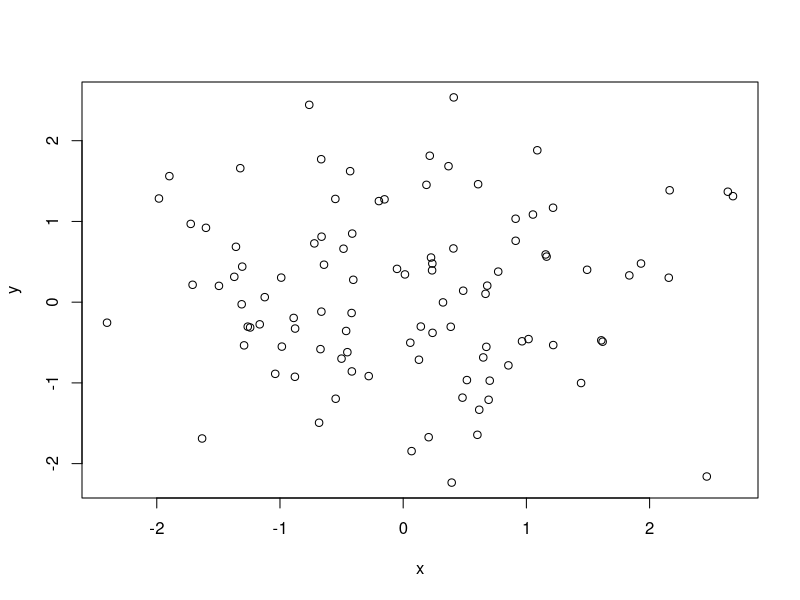
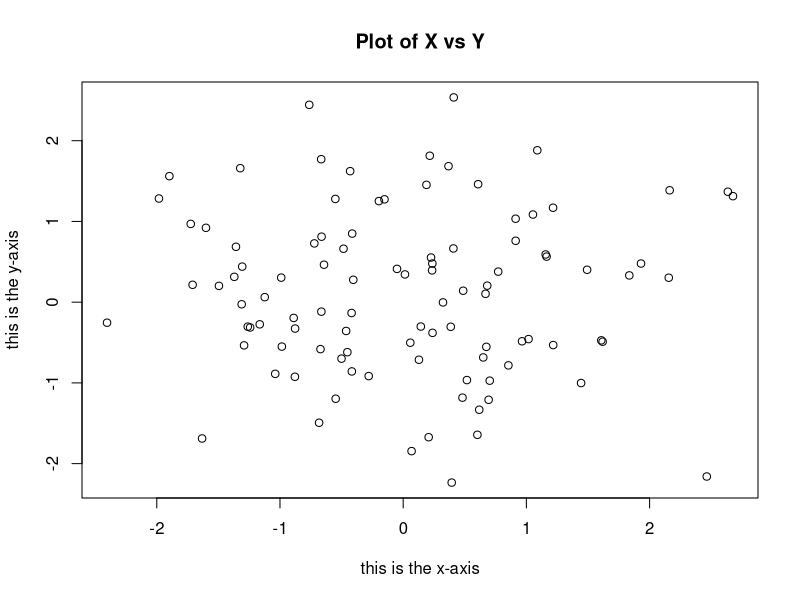
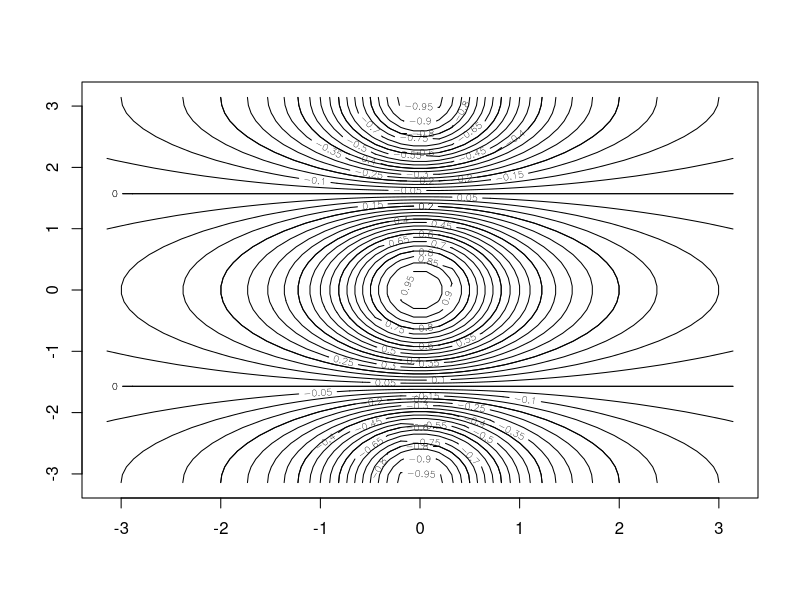
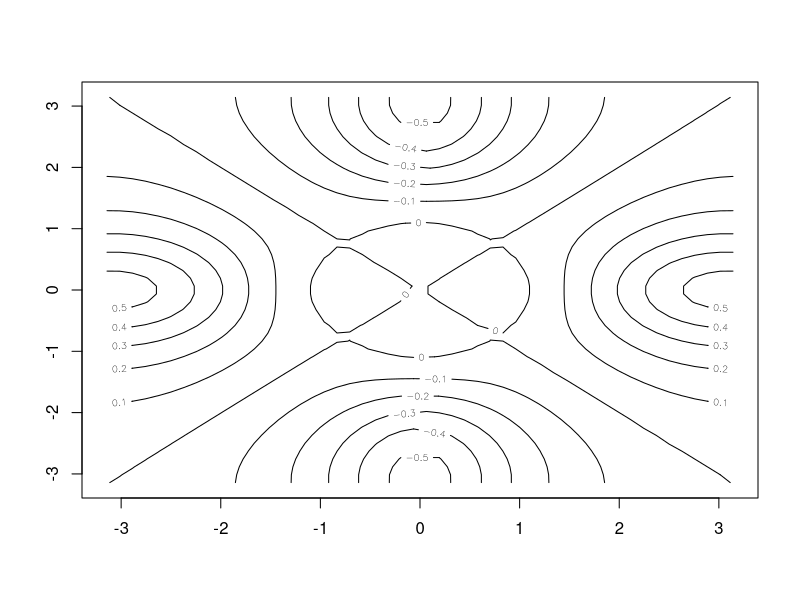
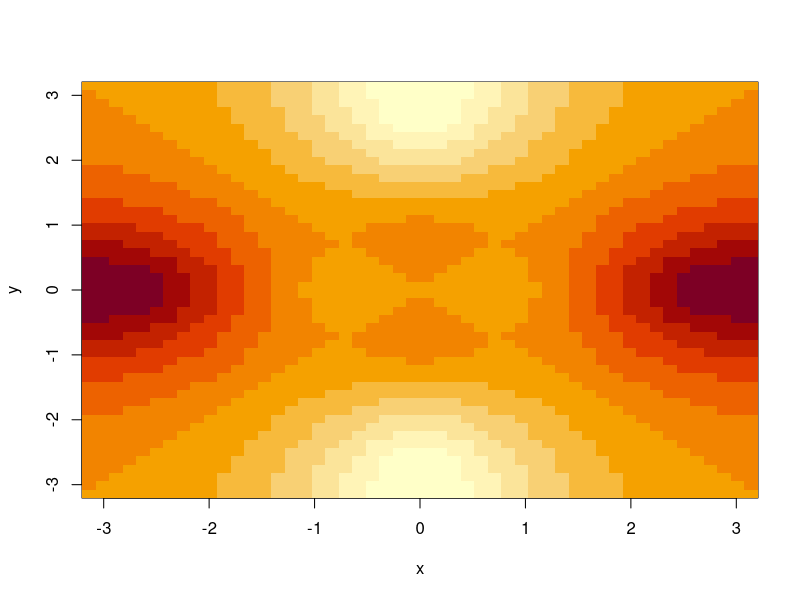
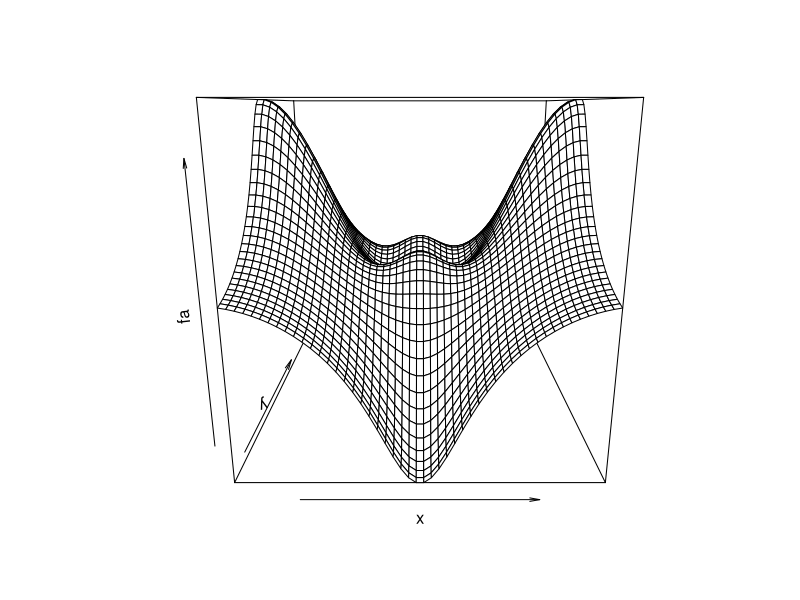
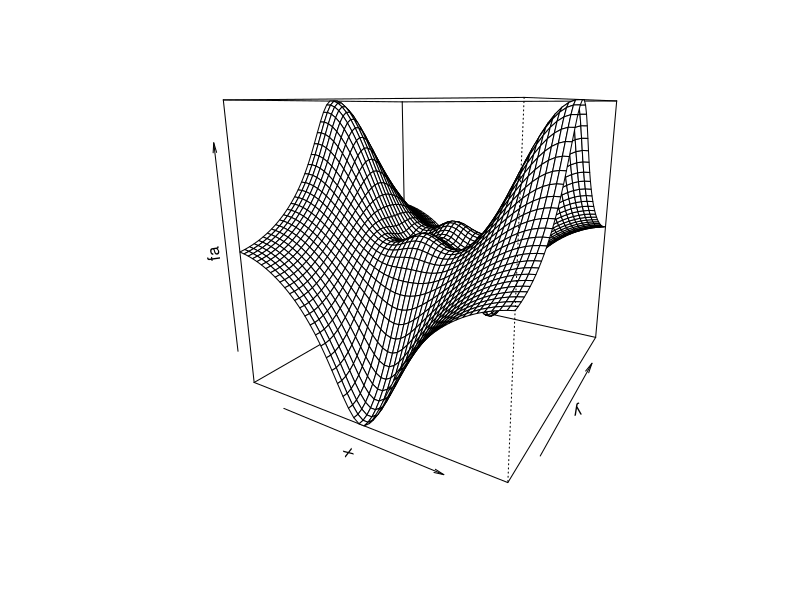
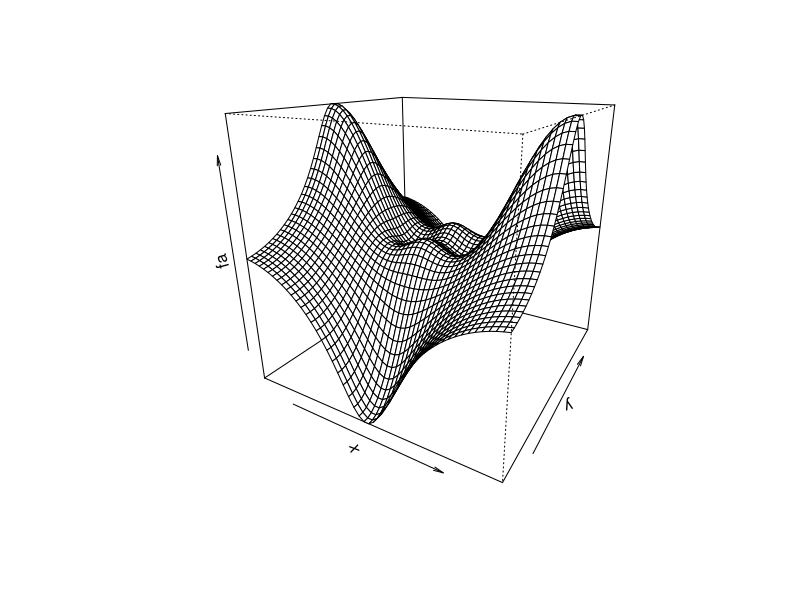

Reproduce these figures in R, in order.
x <- c(1, 3, 2, 5)
x
length(x)
y = c(1,4,3)
x + y
ls()

rm(x, y)
ls()

?matrix

x <- matrix(data = c(1, 2, 3, 4), nrow = 2, ncol = 2)
x
matrix(c(1, 2, 3, 4), 2, 2, byrow = TRUE)
sqrt(x)

x^2
x <- rnorm(50)
y <- x + rnorm(50, mean = 50, sd = 0.1)
cor(x, y)

set.seed(1303)
rnorm(50)

set.seed(3)
y <- rnorm(100)
mean(y)
var(y)
sqrt(var(y))
sd(y)

#graphics

x <- rnorm(100)
y <- rnorm(100)
plot(x, y)
plot(x, y, xlab = "this is the x-axis",
     ylab = "this is the y-axis", main = "Plot of X vs Y")
pdf("Figure.pdf")
plot(x, y, col = "green")  
dev.off()


x <- seq(1, 10)
x

x <- 1:10
x
x <- seq(-pi, pi, length = 50)
x

y <- x
f <- outer(x, y, function(x, y) cos(y) / (1 + x^2))
contour(x, y, f)
contour(x, y, f, nlevels = 45, add = T)
fa <- (f - t(f)) / 2
contour(x, y, fa, nlevels = 15)

image(x, y, fa)
persp(x, y, fa)
persp(x, y, fa, theta = 30)
persp(x, y, fa, theta = 30, phi = 20)
persp(x, y, fa, theta = 30, phi = 70)
persp(x, y, fa, theta = 30, phi = 40)

#indexing data
A <- matrix(1:16, 4, 4)
A
A[2,3]
A[c(1, 3), c(2,4)]
A[1:3, 2:4]
A[1:2, ]

A[, 1:2]
A[1, ]
A[-c(1,3), ]
dim(A)
